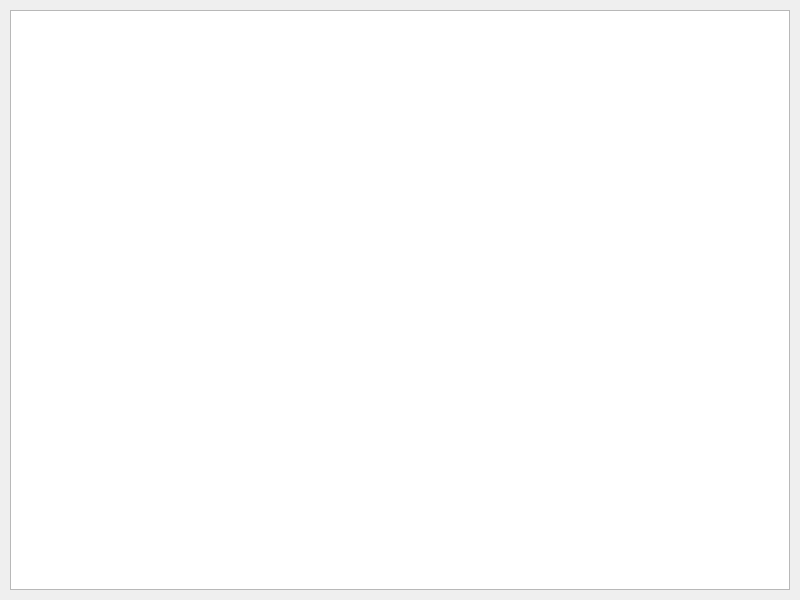
<?xml version="1.0" encoding="UTF-8"?>
<ui version="4.0">
 <class>MainWindow</class>
 <widget class="QMainWindow" name="MainWindow">
  <property name="geometry">
   <rect>
    <x>0</x>
    <y>0</y>
    <width>800</width>
    <height>600</height>
   </rect>
  </property>
  <property name="windowTitle">
   <string>Shell</string>
  </property>
  <widget class="QWidget" name="centralwidget">
   <widget class="QTextEdit" name="terminal">
    <property name="geometry">
     <rect>
      <x>10</x>
      <y>10</y>
      <width>780</width>
      <height>580</height>
     </rect>
    </property>
    <property name="readOnly">
     <bool>false</bool>
    </property>
    <property name="font">
     <font>
      <family>Monospace</family>
      <pointsize>10</pointsize>
     </font>
    </property>
   </widget>
  </widget>
 </widget>
 <resources/>
 <connections/>
</ui>
